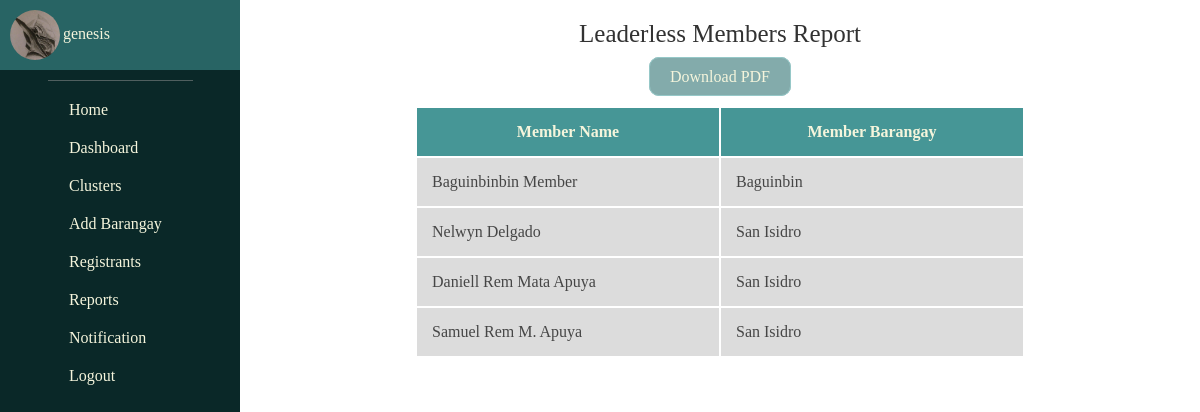
/report/members/leader/None/ (signed in), run on an earlier commit of the app's database.
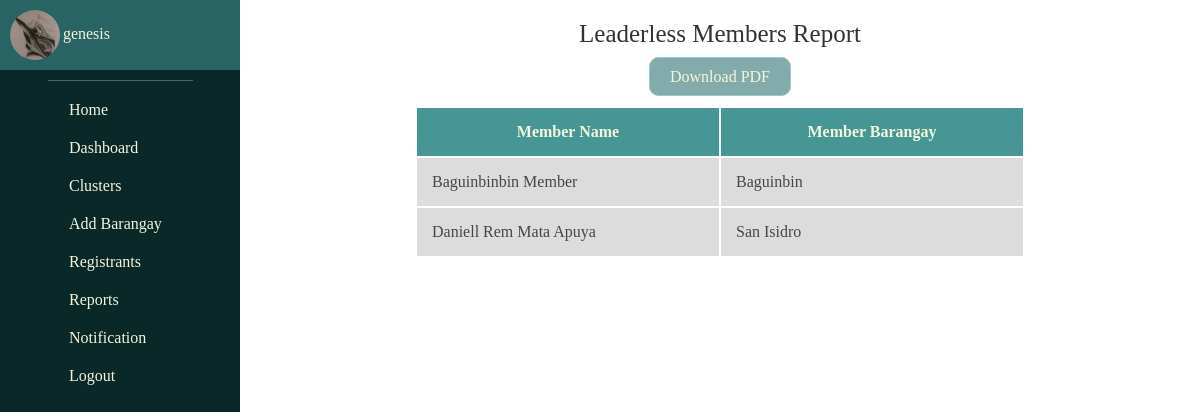
And on a later commit of the database.
### management/models.py (models this page shows)
class Member(models.Model):
    user = models.ForeignKey(User, related_name='member_user', on_delete=models.CASCADE) # Added for version 2, 2/9/2024
    name = models.CharField(max_length=255)
    gender = models.ForeignKey(Gender, related_name='member_gender', on_delete=models.CASCADE)
    age = models.IntegerField()
    brgy = models.ForeignKey(Barangay, related_name='member_brgy', on_delete=models.CASCADE)
    sitio = models.ForeignKey(Sitio, related_name='member_sitio', on_delete=models.CASCADE, null=True, blank=True)
    date_registered = models.DateTimeField(auto_now_add=True)
    image = models.ImageField(null=True, blank=True, upload_to="images/")
    def __str__(self):
        return self.name

class Barangay(models.Model):
    brgy_name = models.CharField(max_length=255)
    brgy_voter_population = models.IntegerField(blank=True, null=True)
    lat = models.FloatField(blank=True, null=True)
    long = models.FloatField(blank=True, null=True)
    def __str__(self):
        return self.brgy_name
    class Meta:
        ordering = ['brgy_name']

### management/decorators.py (the view)
        def wrapper_func(request, *args, **kwargs):
            groups = request.user.groups.all().values_list('name', flat=True)
            if any(group in allowed_roles for group in groups) or 'Admin' in groups:
                return view_func(request, *args, **kwargs)
            else:
                rendered_template = render(request, 'forbidden_template.html', {'variable': 'value'})
                response = HttpResponseForbidden(rendered_template)
                return response

### management/views.py (called while the page is built)
@login_required(login_url='login')
@allowed_users(allowed_roles=['Admin'])
def leaderless_members(request):
    request_user = request.user
    logged_user = Individual.objects.get(user__username=request_user)
    members = Member.objects.all().order_by('brgy__brgy_name')
    leaderless_member = Cluster.objects.values('members__name')
    cluster_members_filter = [members['members__name'] for members in leaderless_member]
    leaderless = {}
    for member in members:
        member_name = member.name
        if member_name not in cluster_members_filter:
            leaderless[member] = member.brgy
    return render(request, 'leaderless_members.html', {
        'members': members,
        'leaderless_member': leaderless_member,
        'leaderless': leaderless,
        'cluster_members_filter': cluster_members_filter,
        'logged_user': logged_user,
    })

### management/templates/leaderless_members.html
{% extends 'base.html' %}
{% load static %}
{% block content %}
    <section class="leaderless-members-utmost-container-section">
        <div class="leaderless-members-header-title-div">
            Leaderless Members Report
        </div>
        <div class="leaderless-members-download-pdf-container-div">
            <a class="leaderless-members-download-pdf" href="{% url 'leaderless-members-pdf' %}">Download PDF</a>
        </div>
        <div class="leaderless-members-table-container-div">
            <table class="leaderless-members-table">
                <tr class="leaderless-members-table-row">
                    <th class="leader-members-table-head">
                        Member Name
                    </th>
                    <th class="leader-members-table-head">
                        Member Barangay
                    </th>
                </tr>
                {% for members, brgy in leaderless.items %}
                    <tr>
                        <td class="leaderless-members-table-data">
                            <a class="leaderless-members-table-link-to-page"
                               href="{% url 'member-profile' members members.id %}">{{ members }}</a>
                        </td>
                        <td class="leaderless-members-table-data">
                            <a href="{% url 'member-brgy' brgy %}"
                               class="leaderless-members-table-link-to-page">{{ brgy }}</a>
                        </td>
                    </tr>
                {% empty %}
                    <tr>
                        <td class="leaderless-members-table-data" colspan="2">
                            All Members are Associated with a Leader
                        </td>
                    </tr>
                {% endfor %}
            </table>
        </div>
    </section>
{% endblock %}

What changed in the data, as far as the page shows it:
no longer on this page (row unchanged): Member: name "Nelwyn Delgado", brgy_name "San Isidro"
removed Member: name "Samuel Rem M. Apuya", brgy_name "San Isidro"
